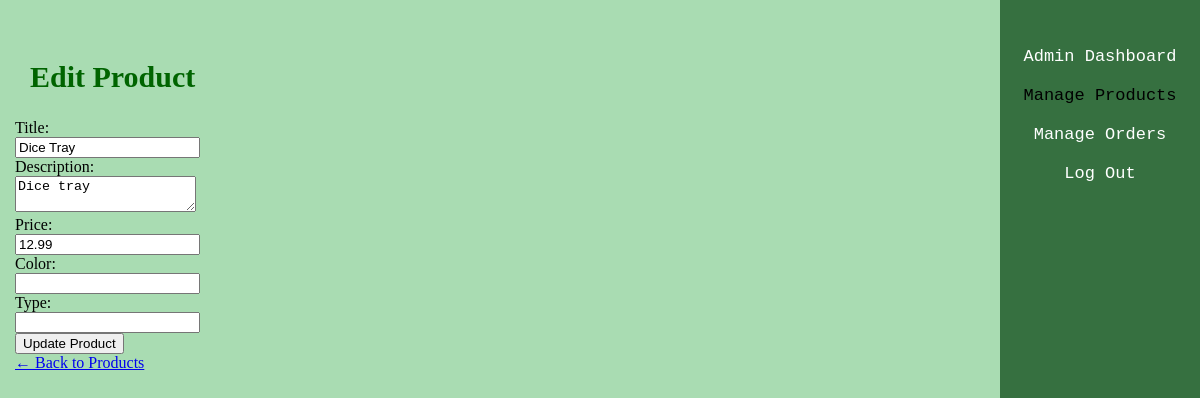
Page /admin/edit_product.php?id=5 (signed in) on the committed database.
### tables this page shows
CREATE TABLE `products` (
  `product_id` int(11) NOT NULL,
  `title` varchar(255) NOT NULL,
  `description` text DEFAULT NULL,
  `price` decimal(10,2) NOT NULL,
  `image_url` varchar(255) DEFAULT NULL,
  `seller_id` int(11) DEFAULT NULL,
  `created_at` timestamp NOT NULL DEFAULT current_timestamp(),
  `color` varchar(50) DEFAULT NULL,
  `type` varchar(50) DEFAULT NULL
);

### admin/edit_product.php (the view, shortened to what this page needs)
<?php
require 'admin_auth.php';
$product_id = $_GET['id'];
$stmt = $con->prepare("SELECT * FROM products WHERE product_id = ?");
$stmt->bind_param("i", $product_id);
$stmt->execute();
$result = $stmt->get_result();
$product = $result->fetch_assoc();
?>
<!DOCTYPE html>
<html lang="en">
<head>
    <link rel="stylesheet" href="../styles.css">
</head>
<body>
    <div class="container">
        <div class="sidebar">
            <ul>
                <li><a href="dashboard.php">Admin Dashboard</a></li>
                <li><a href="manage_products.php" class="active">Manage Products</a></li>
                <li><a href="manage_orders.php">Manage Orders</a></li>
                <li><a href="../logout.php">Log Out</a></li>
            </ul>
            <div class="social-icons">
            </div>
        </div>
        <div class="content">
            <h2>Edit Product</h2>
            <form method="POST">
                <label>Title:</label><br>
                <input type="text" name="title" value="<?= htmlspecialchars($product['title']) ?>"><br>
                <label>Description:</label><br>
                <textarea name="description"><?= htmlspecialchars($product['description']) ?></textarea><br>
                <label>Price:</label><br>
                <input type="number" step="0.01" name="price" value="<?= $product['price'] ?>"><br>
                <label>Color:</label><br>
                <input type="text" name="color" value="<?= htmlspecialchars($product['color']) ?>"><br>
                <label>Type:</label><br>
                <input type="text" name="type" value="<?= htmlspecialchars($product['type']) ?>"><br>
                <button type="submit">Update Product</button>
            </form>
            <a href="manage_products.php">← Back to Products</a>
        </div>
    </div>
</body>
</html>

### styles.css (style rules this page uses)
html, body { height: 100%; margin: 0; padding: 0; overflow-x: hidden; }
body { background-color: #A9DCB2; }
h2 { font-family: 'Copperplate', fantasy; color: darkgreen; text-align: left; padding-left: 15px; font-size: 30px; }
.sidebar { position: fixed; top: 0; right: 0; height: 100%; width: 200px; background-color: #367040; padding-top: 20px; z-index: 1001; font-family: 'Lucida Console', monospace; font-size: 17px; }
.sidebar ul { list-style: none; padding: 0; }
.sidebar ul li { padding: 10px; text-align: center; }
.sidebar ul li a { text-decoration: none; color: white; display: block; }
.sidebar ul li a:hover, .sidebar ul li a.active { color: black; border-radius: 5px; }
.social-icons { text-align: center; padding-top: 20px; }
.content { margin-right: 200px; padding: 15px; padding-bottom: 60px; }
.container { margin-right: 300px; padding-top: 20px; }

### rows in the picture
products: title "Dice Tray", description "Dice tray", price "12.99"
